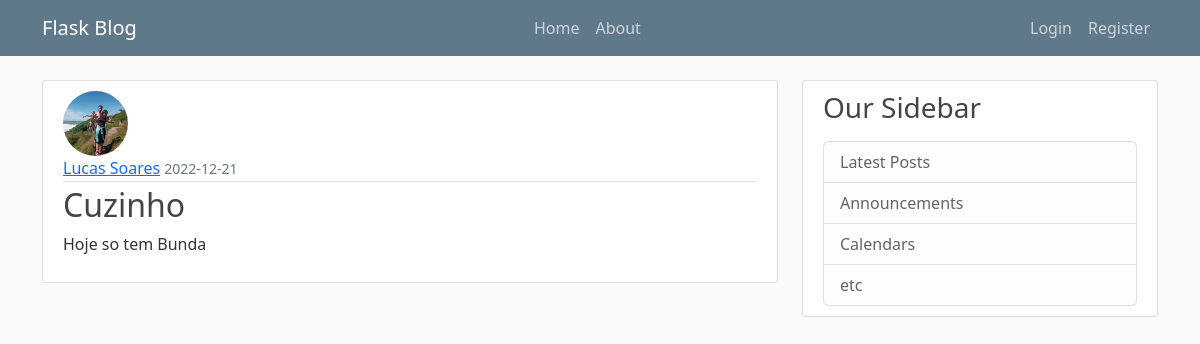
/post/1, run on the app's committed database.
### flaskblog/models.py (models this page shows, shortened)
class User(db.Model, UserMixin):
    id = db.Column(db.Integer, primary_key=True)
    username = db.Column(db.String(20), unique=True, nullable=False)
    email = db.Column(db.String(120), unique=True, nullable=False)
    image_file = db.Column(db.String(20), nullable=False, default='default.jpg')
    password = db.Column(db.String(60), nullable=False)
    post = db.relationship('Post', backref='author', lazy=True)

class Post(db.Model):
    id = db.Column(db.Integer, primary_key=True)
    title = db.Column(db.String(100), nullable=False)
    date_posted = db.Column(db.DateTime, nullable=False, default=datetime.utcnow)
    content = db.Column(db.Text, nullable=False)
    user_id = db.Column(db.Integer, db.ForeignKey('user.id'), nullable=False)

### flaskblog/routs.py (the view)
@app.route("/post/<int:post_id>")
def post(post_id):
    post = Post.query.get_or_404(post_id)
    return render_template('post.html', title=post.title, post=post)

### flaskblog/templates/post.html (shortened to what this page needs)
{% extends "layout.html" %}
{% block content %}
    <article class="media content-section">
        <img class="rounded-circle article-img" src="{{ url_for('static', filename='profile_pics/' + post.author.image_file) }}">
        <div class="media-body">
            <div class="article-metadata">
                <a class="mr-2" href="#">{{ post.author.username }}</a>
                <small class="text-muted">{{ post.date_posted.strftime('%Y-%m-%d') }}</small>
            </div>
            <h2 class="article-title">{{ post.title }}</h2>
            <p class="article-content">{{ post.content }}</p>
        </div>
    </article>
{% endblock content %}

### flaskblog/static/main.css (style rules this page uses)
body { background: #fafafa; color: #333333; margin-top: 5rem; }
h1, h2, h3, h4, h5, h6 { color: #444444; }
.content-section { background: #ffffff; padding: 10px 20px; border: 1px solid #dddddd; border-radius: 3px; margin-bottom: 20px; }
.article-title { color: #444444; }
.article-content { white-space: pre-line; }
.article-img { height: 65px; width: 65px; margin-right: 16px; }
.article-metadata { padding-bottom: 1px; margin-bottom: 4px; border-bottom: 1px solid #e3e3e3 }

### data on the page
User: image_file (picture), author.username "Lucas Soares"
Post: date_posted "2022-12-21", title "Cuzinho", content "Hoje so tem Bunda"
